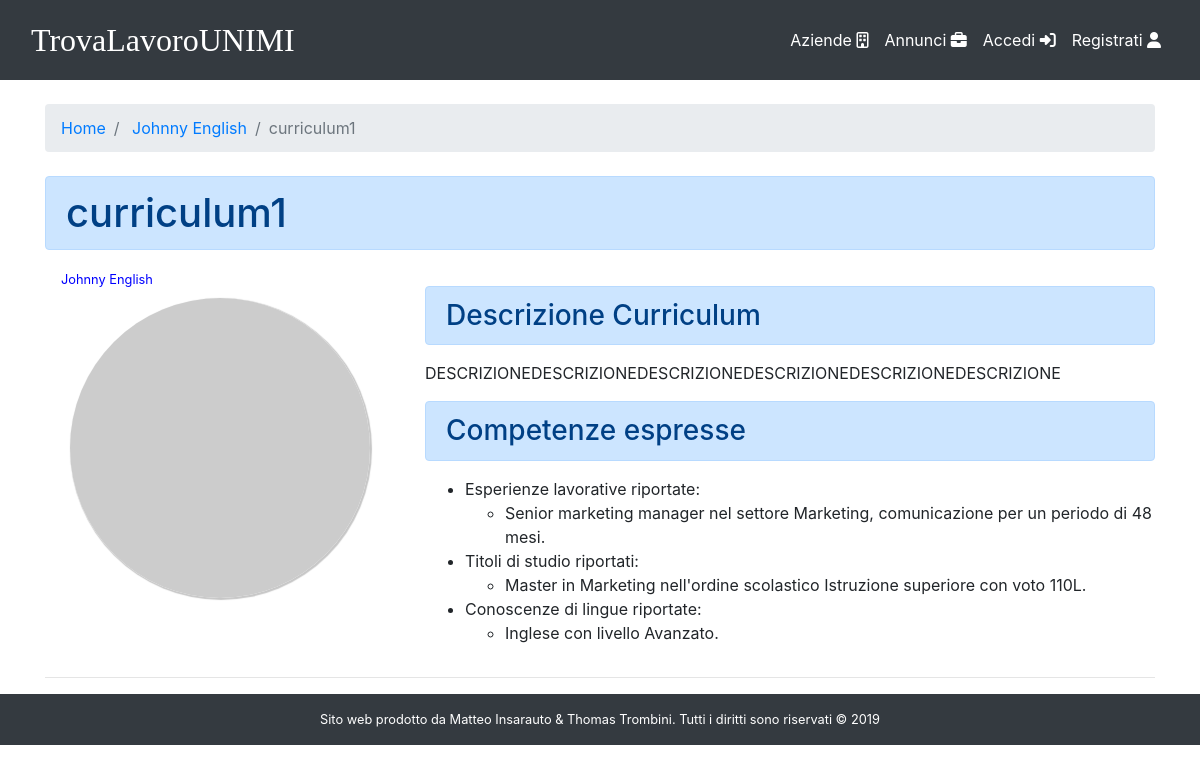
/frontend/curriculum.php?id=0, run on the app's committed database.
### tables this page shows
CREATE TABLE `curriculum` (
  `idcurriculum` int(10) NOT NULL,
  `nomecv` varchar(20) NOT NULL,
  `email` varchar(50) NOT NULL,
  `suProfilo` enum('1','0') DEFAULT '0',
  `descrizione` text NOT NULL
);

CREATE TABLE `candidato` (
  `email` varchar(50) NOT NULL,
  `password` varchar(32) NOT NULL,
  `nome` varchar(20) NOT NULL,
  `cognome` varchar(20) NOT NULL,
  `datan` date NOT NULL,
  `via` varchar(50) NOT NULL,
  `numero` varchar(5) NOT NULL,
  `CAP` varchar(5) NOT NULL,
  `nomec` varchar(40) NOT NULL,
  `foto` varchar(200) DEFAULT NULL,
  `descrizione` text DEFAULT NULL
);

### frontend/curriculum.php (the view, shortened to what this page needs)
<?php
      if($_GET["id"] != '0' && empty($_GET["id"]) || !isset($_GET["id"])){
        $error = "Errore nel caricamento della pagina";
        header("Location: home.php?error=".$error);
      }
      else{
        $id = $_GET["id"];
      }
      include("../common/functions.php");
      include_once("../common/setup.php");
      $data = load_curriculum($id, $cid);
      mysqli_close($cid)?>
<!DOCTYPE html>
<html lang="en">
<head>
  <?php include("../common/head.php") ?>
</head>
<body>
  <div class="container">
    <ol class="breadcrumb">
      <li class="breadcrumb-item">
        <a href="home.php">Home</a>
      </li>
      <li class="breadcrumb-item">
        <a href="profile.php?candidato=<?php echo $data["email"] ?>"><?php echo $data["nome"]." ".$data["cognome"] ?></a>
      </li>
      <li class="breadcrumb-item active"><?php echo $data["nomecv"] ?></li>
    </ol>
    <h1 class="mt-4 mb-3 text-left alert alert-primary"><?php echo $data["nomecv"] ?></h1>
    <div class="row text-left">
      <div class="col-2 mb-2 ml-3">
        <small><a href="profile.php?candidato=<?php echo $data["email"] ?>" style = "color:blue"><?php echo $data["nome"]." ".$data["cognome"] ?></a></small>
      </div>
    </div>
    <div class="row">
      <div class="col-4 text-center">
        <a href="profile.php?candidato=<?php echo $data["email"] ?>">
          <img class="img-fluid rounded-circle post-img" <?php if(!empty($data["foto"])){ echo "src= \"{$data['foto']}\"";}else{echo "src = \"https://picsum.photos/id/1005/300/300?grayscale\"";} ?> alt="">
        </a>
      </div>
      <div class="col-8 pagy">
        <h3 class="my-3 alert alert-primary">Descrizione Curriculum</h3>
        <p><?php
          if($data["descr"] == null){
            echo "Nessuna descrizione trovata";
          }
          else {
            echo $data["descr"];
          }
           ?></p>
        <h3 class="my-3 alert alert-primary">Competenze espresse</h3>
        <ul>
        </ul>
      </div>
    </div>
    <hr>
  </div>
<?php include("../common/footer.php") ?>
</body>
</html>

### css/css/modern-business.css (style rules this page uses)
body { padding-top: 56px; }

### css/css/my.css (style rules this page uses)
.h1, .h2, .h3, .h4, .h5, .h6, h1, h2, h3, h4, h5, h6 { margin-top: 0.5rem; }
.post-img { width: 300px; height: 300px; }

### frontend/curriculum.php (style rules this page uses)
.img-fluid { box-shadow: 1px 1px 1px 1px #c7c7c7; }
.pagy { margin-top: -2.5%; }

### data on the page
curriculum: email.nome "Johnny", email.cognome "English", nomecv "curriculum1", descrizione "DESCRIZIONEDESCRIZIONEDESCRIZIONEDESCRIZIONEDESCRIZIONEDESCRIZIONE"

### other printed values
$value "Senior marketing manager nel settore Marketing, comunicazione per un periodo di 48 mesi."
$value "Master in Marketing nell'ordine scolastico Istruzione superiore con voto 110L."
$value "Inglese con livello Avanzato."
